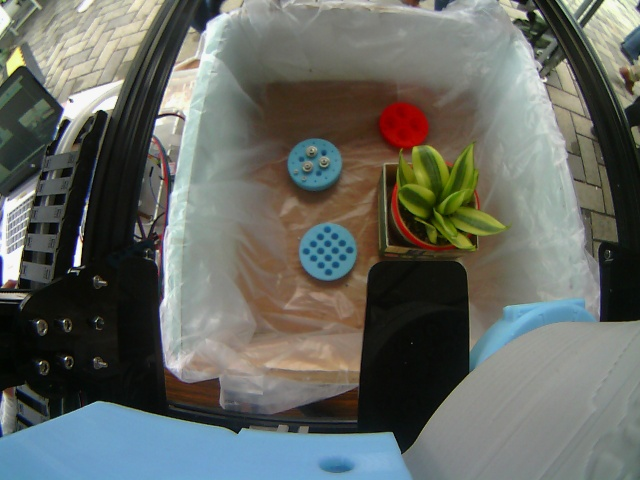
#> input picture FBTUG_Commander/Data/20171104042752_0_6180_10716.jpg, 640 x 480 px
$ python -i libFarm.py   (imports and definitions only)   (older library calls are emulated)
#> lines starting #> are read from the running program, lines starting #| are printed output that depends on the picture; after the words box and inside, x2 and y2 are one past the last pixel; in counts of white or black regions, pixels touching at a corner belong together
#> further down, picture is the input picture: shape (480, 640, 3); mean B, G, R 98.8, 104.6, 101
import cv2
import numpy as np
import imutils

class SPROUT:
    def __init__(self, reSize=(1000,563), vThresh1=210, vThresh2=120, vErode=2, vDilate=4, debug=False):
        self.resize = reSize
        self.thresh1 = vThresh1
        self.thresh2 = vThresh2
        self.erode = vErode
        self.dilate = vDilate
        self.indexNum = 0
        self.debug = debug
        self.tft = True
        self.lcd = True

    def countSprout(self, image, minSize=25, maxSize=450):
#> called with minSize = 25, maxSize = 450
        self.indexNum += 1
        numSprouts = 0

        image = cv2.resize(image, self.resize, interpolation = cv2.INTER_AREA)
        if(self.debug==True and self.indexNum==2):
            cv2.imshow("Original #" + str(self.indexNum) , image)
            cv2.imwrite("original.png", image)

        gray1 = cv2.cvtColor(image, cv2.COLOR_BGR2GRAY)
        (T, gray1) = cv2.threshold(gray1, self.thresh1, 255, cv2.THRESH_BINARY)
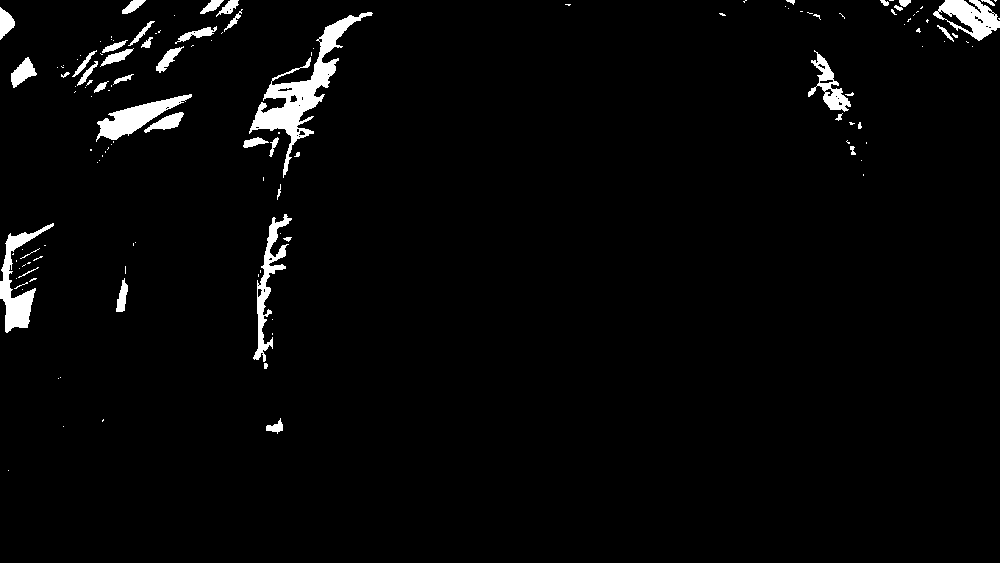
#> gray1: shape (563, 1000); 2.7% white; 134 white regions (91 under 20 px), largest, box (x1, y1, x2, y2) and area: (249, 12, 373, 178) 3812, (0, 223, 54, 333) 1701, (96, 94, 192, 142) 1589
#> T = 210
        gray1 = cv2.erode(gray1, None, iterations=self.erode)
#> gray1: shape (563, 1000); 1% white; 54 white regions (30 under 20 px), largest, box (x1, y1, x2, y2) and area: (255, 61, 334, 140) 1509, (102, 99, 179, 138) 974, (0, 235, 32, 329) 924
        gray1 = cv2.dilate(gray1, None, iterations=self.dilate)
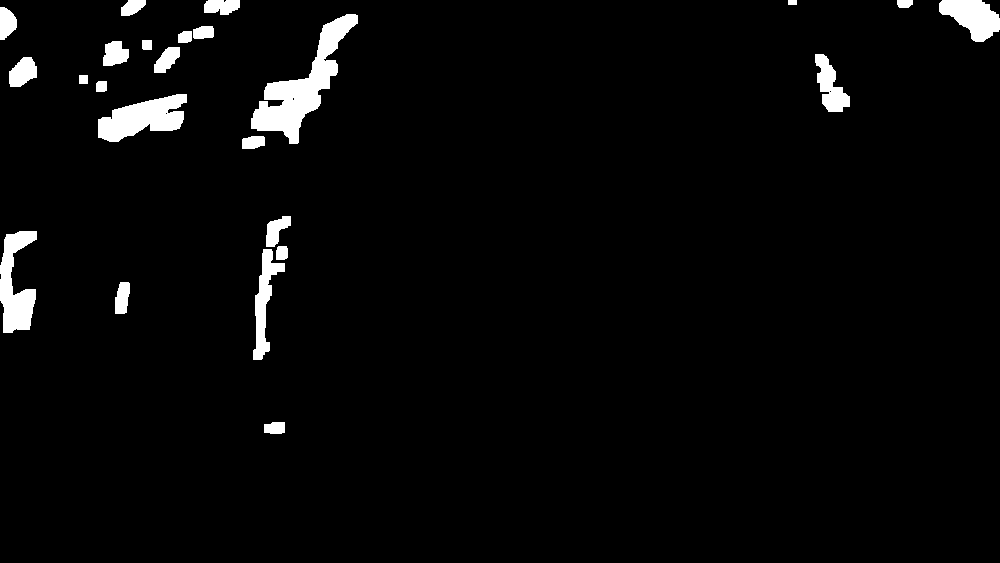
#> gray1: shape (563, 1000); 3.2% white; 24 white regions, largest, box (x1, y1, x2, y2) and area: (251, 14, 358, 144) 4359, (98, 94, 187, 142) 2538, (0, 231, 37, 333) 2212

        lab = cv2.cvtColor(image, cv2.COLOR_BGR2LAB)
#> lab: shape (563, 1000, 3); mean of channels 0, 1, 2 109.2, 126.5, 131.2
        (L, A, gray2) = cv2.split(lab)
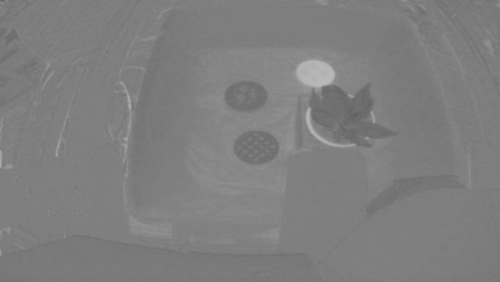
#> A: shape (563, 1000) (shown at 1/2 size); min 93, max 187, mean 126.5
        (T, gray2) = cv2.threshold(gray2, self.thresh2, 255, cv2.THRESH_BINARY)
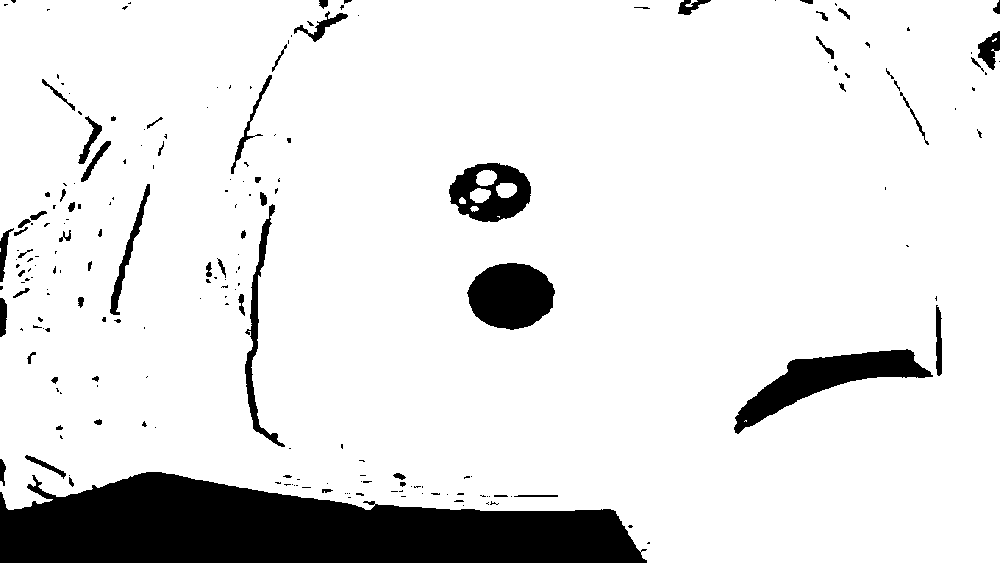
#> gray2: shape (563, 1000); 88.9% white; 210 black regions (145 under 20 px), largest, box (x1, y1, x2, y2) and area: (0, 472, 647, 563) 40850, (734, 349, 933, 434) 5535, (467, 263, 555, 330) 4469
#> T = 120
        gray2 = cv2.erode(gray2, None, iterations=self.erode)
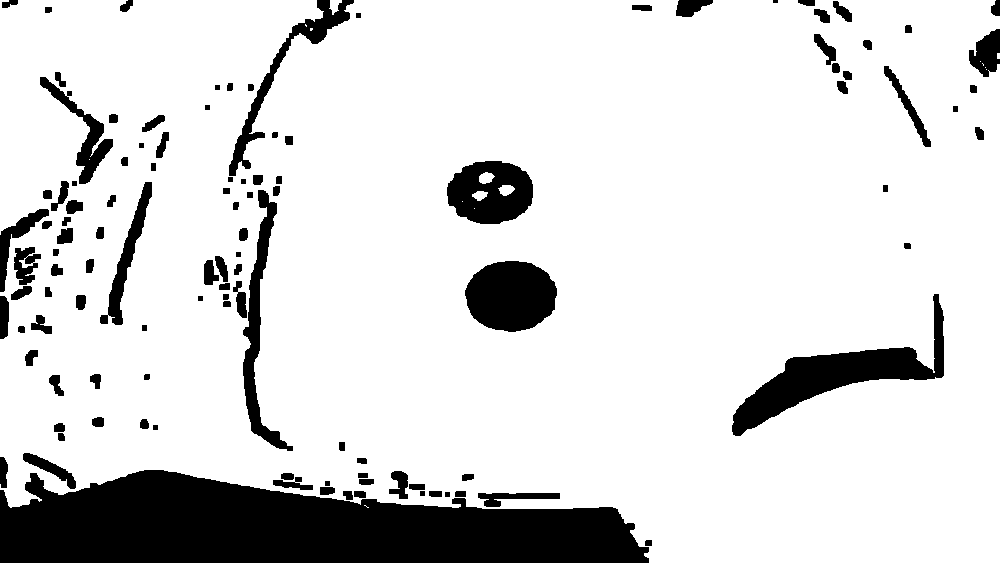
#> gray2: shape (563, 1000); 85.3% white; 114 black regions (1 under 20 px), largest, box (x1, y1, x2, y2) and area: (0, 470, 649, 563) 42953, (732, 294, 944, 436) 7465, (465, 261, 557, 332) 5105
        gray2 = cv2.dilate(gray2, None, iterations=self.dilate)
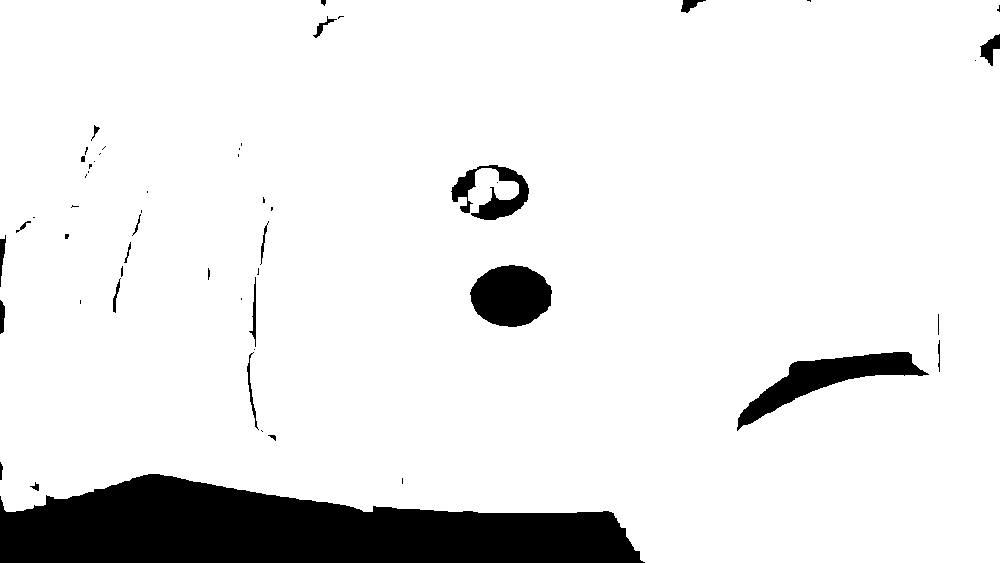
#> gray2: shape (563, 1000); 90.9% white; 54 black regions (30 under 20 px), largest, box (x1, y1, x2, y2) and area: (0, 474, 645, 563) 39079, (737, 352, 929, 431) 4430, (470, 265, 552, 327) 3867

        gray = cv2.bitwise_or(gray1, gray2)
#> gray: shape (563, 1000); 90.9% white; 56 black regions (32 under 20 px)

        if(self.debug==True and self.indexNum==2):
            cv2.imshow("GRAY1", gray1)
            cv2.imshow("GRAY2", gray2)
            cv2.imshow("Final GRAY", gray)

        (_, cnts, _) = cv2.findContours(gray, cv2.RETR_LIST, cv2.CHAIN_APPROX_SIMPLE)
#> cnts = 61 contours, 39 with area under 20; largest, box (x1, y1, x2, y2) and area: (0, 0, 1000, 563) 521575, (736, 351, 930, 432) 4640, (469, 264, 553, 328) 3970, (450, 164, 530, 221) 2032, (246, 352, 259, 430) 244
        for (i, c) in enumerate(cnts):
            area = cv2.contourArea(c)
            (x, y, w, h) = cv2.boundingRect(c)
            hull = cv2.convexHull(c)
            hullArea = cv2.contourArea(hull)
            solidity = (area / float(hullArea)) if (hullArea>0) else 0

            if(self.debug==True and self.indexNum==2):
                print ("area:{} , hullArea:{}, solidity:{}".format(area,hullArea,solidity))

            if((area>=minSize and area<=maxSize)):
            #if((solidity>=0.5 and solidity<=1)):
                numSprouts += 1
                ((x, y), radius) = cv2.minEnclosingCircle(c)
                cv2.drawContours(image, [c], -1, (0, 255, 0), 2)
#> this loop made 61 passes
#> (area, w, h, hullArea, solidity, radius) on passes 1, 3, 7, 9, 10, 13, 15, 17: (52, 11, 11, 62, 0.839, 5.6), (34, 10, 8, 37, 0.919, 5.15), (243.5, 13, 78, 505, 0.482, 38.62), (78, 4, 34, 90.5, 0.862, 16.5), (42, 3, 23, 42, 1, 11), (95, 9, 35, 137, 0.693, 17.26), (221, 9, 72, 353, 0.626, 35.5), (31, 4, 14, 32.5, 0.954, 6.5)
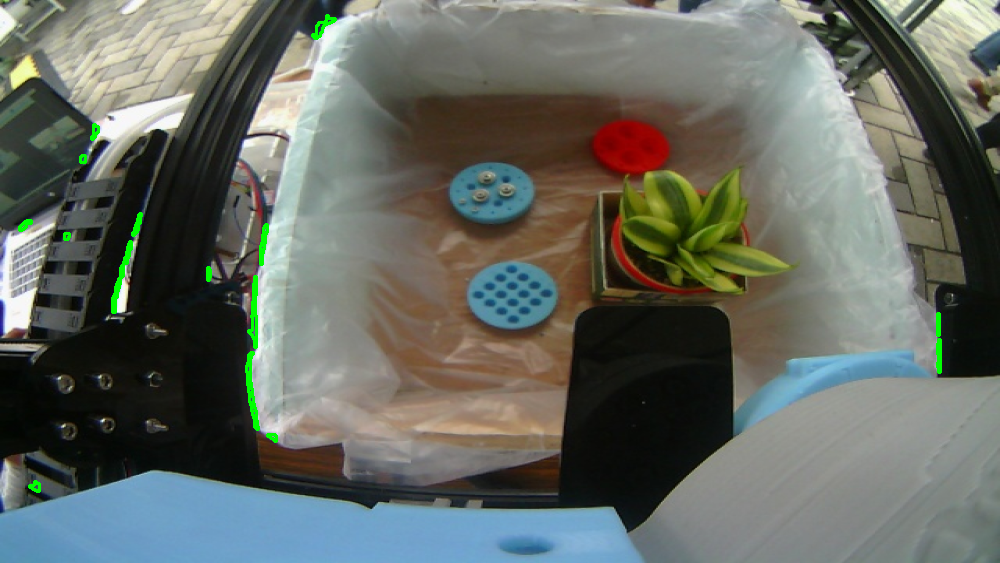
#> image: shape (563, 1000, 3); mean of channels 0, 1, 2 98.1, 105.4, 100.5; drawn as B, G, R
#> after the loop, numSprouts = 17

        #if((self.debug==True or self.tft==True or self.lcd==True) and self.indexNum==2):
        if(self.indexNum==2):
            font = cv2.FONT_HERSHEY_COMPLEX_SMALL
            cv2.putText(image, "Sprout count: " + str(numSprouts), (image.shape[1]-500, 40), font, 2, (255, 1, 126), 3)
            # [6 lines of commented-out code are left out]

        return image

class PLANTSAREA:
    # [35 lines left out: functions __init__, extractPlantsArea, countPlantsArea, not called in this run]

>>> import cv2
>>> picture = cv2.imread('../../../FBTUG_Commander/Data/20171104042752_0_6180_10716.jpg')
>>> result = SPROUT().countSprout(picture)

$ run again, on FBTUG_Commander/Data/20171104042808_0_2277_0.jpg
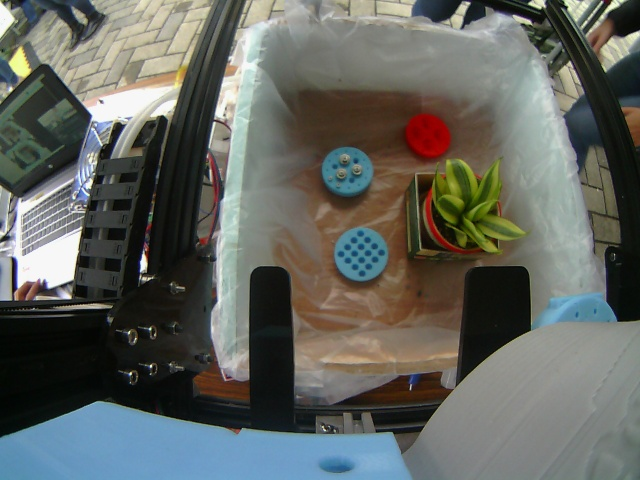
#> input picture FBTUG_Commander/Data/20171104042808_0_2277_0.jpg, 640 x 480 px
#> picture is the input picture: shape (480, 640, 3); mean B, G, R 95.5, 100.9, 98
#> in countSprout, `(T, gray1) = cv2.threshold(gray1, self.thresh1, 255, cv2.THRESH_BINARY)`:
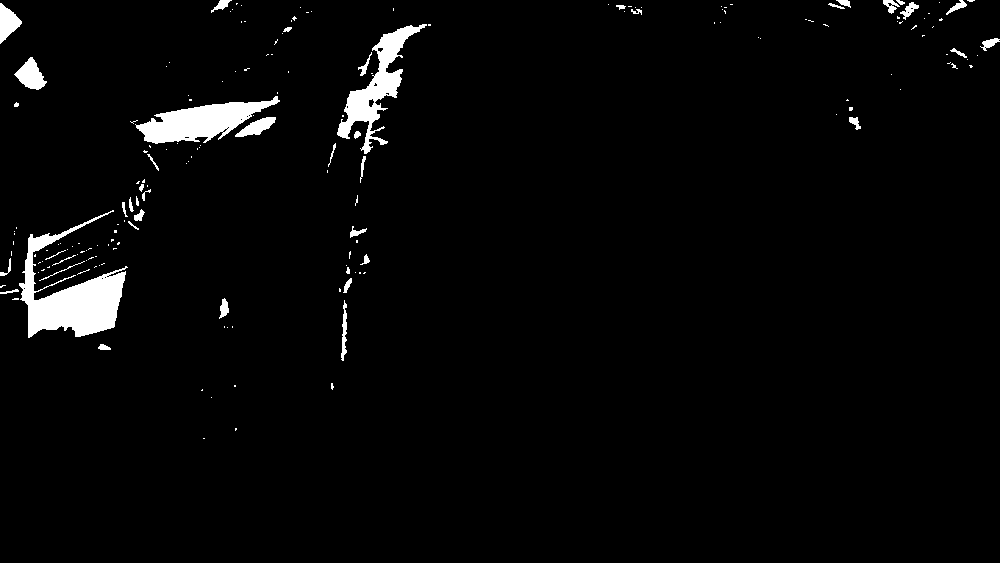
#> gray1: shape (563, 1000); 2.8% white; 182 white regions (139 under 20 px), largest, box (x1, y1, x2, y2) and area: (19, 210, 128, 338) 5273, (135, 96, 280, 144) 3288, (337, 24, 427, 154) 3015
#> in countSprout, `(T, gray1) = cv2.threshold(gray1, self.thresh1, 255, cv2.THRESH_BINARY)`: T = 210
#> lab: shape (563, 1000, 3); mean of channels 0, 1, 2 105.4, 126.8, 131.1
#> in countSprout, `(T, gray2) = cv2.threshold(gray2, self.thresh2, 255, cv2.THRESH_BINARY)`: T = 120
#> gray: shape (563, 1000); 90.9% white; 45 black regions (20 under 20 px)
#> cnts = 40 contours, 21 with area under 20; largest, box (x1, y1, x2, y2) and area: (0, 0, 1000, 563) 520784, (524, 269, 602, 329) 3466, (837, 337, 965, 382) 2972, (504, 174, 580, 228) 1904, (112, 133, 172, 238) 1814
#> the loop in countSprout, `for (i, c) in enumerate(cnts):` made 40 passes
#> (area, w, h, hullArea, solidity, radius) on passes 1, 2, 3, 5, 7, 8, 16, 18: (111.5, 16, 11, 116, 0.961, 8.28), (34, 4, 18, 40, 0.85, 8.51), (41.5, 13, 10, 52.5, 0.79, 6.95), (33, 6, 10, 34, 0.971, 4.74), (42, 5, 15, 45, 0.933, 7), (112, 5, 35, 124, 0.903, 17.01), (189, 12, 27, 211, 0.896, 13.37), (52.5, 5, 21, 63, 0.833, 10.01)
#> after the loop in countSprout, `for (i, c) in enumerate(cnts):`:
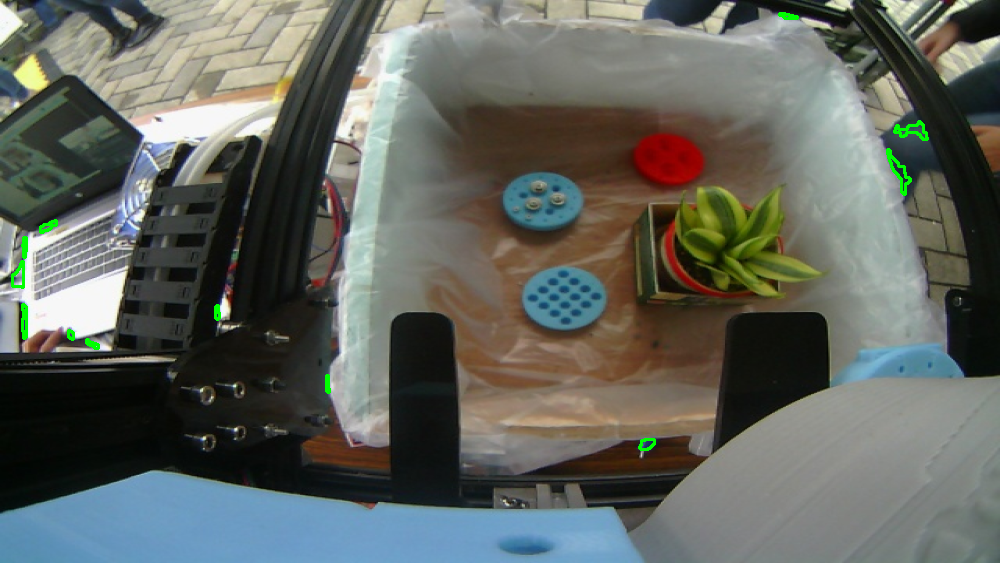
#> image: shape (563, 1000, 3); mean of channels 0, 1, 2 94.9, 101.4, 97.6; drawn as B, G, R
#> after the loop in countSprout, `for (i, c) in enumerate(cnts):`: numSprouts = 12

$ run again, on FBTUG_Commander/Data/20171104042814_0_8200_1309.jpg
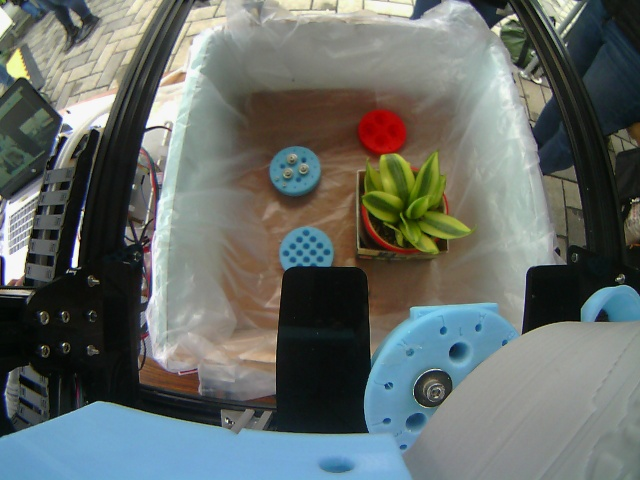
#> input picture FBTUG_Commander/Data/20171104042814_0_8200_1309.jpg, 640 x 480 px
#> picture is the input picture: shape (480, 640, 3); mean B, G, R 104.4, 108, 101.6
#> in countSprout, `(T, gray1) = cv2.threshold(gray1, self.thresh1, 255, cv2.THRESH_BINARY)`:
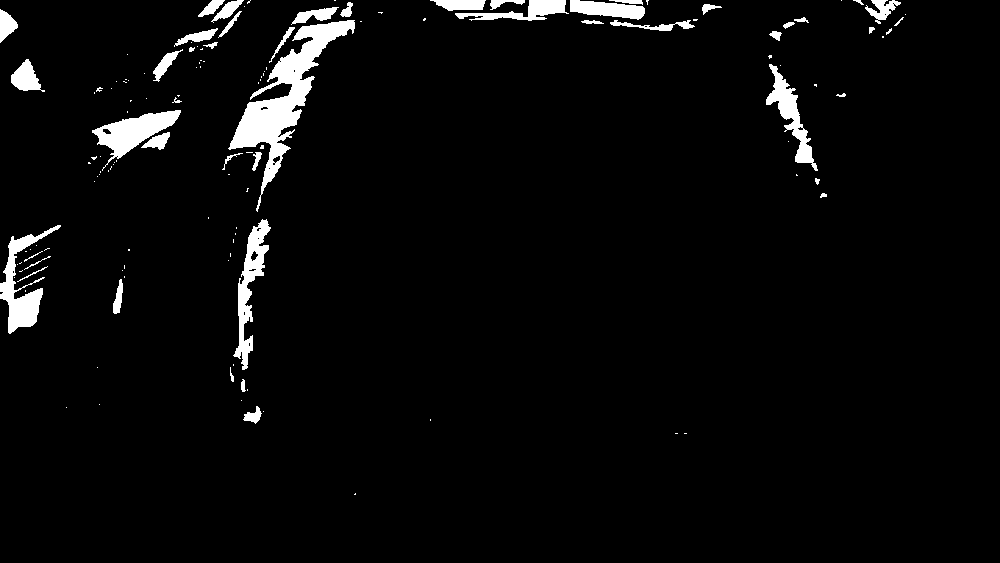
#> gray1: shape (563, 1000); 3.7% white; 136 white regions (90 under 20 px), largest, box (x1, y1, x2, y2) and area: (228, 20, 355, 212) 5646, (0, 225, 61, 334) 1998, (92, 110, 181, 171) 1967
#> in countSprout, `(T, gray1) = cv2.threshold(gray1, self.thresh1, 255, cv2.THRESH_BINARY)`: T = 210
#> lab: shape (563, 1000, 3); mean of channels 0, 1, 2 112.1, 126, 129.7
#> in countSprout, `(T, gray2) = cv2.threshold(gray2, self.thresh2, 255, cv2.THRESH_BINARY)`: T = 120
#> gray: shape (563, 1000); 87.3% white; 93 black regions (61 under 20 px)
#> cnts = 105 contours, 67 with area under 20; largest, box (x1, y1, x2, y2) and area: (0, 0, 1000, 563) 494789, (422, 173, 498, 228) 2968, (439, 268, 518, 316) 2872, (438, 178, 485, 220) 1086, (842, 158, 885, 200) 656
#> the loop in countSprout, `for (i, c) in enumerate(cnts):` made 105 passes
#> (c, area, w, h, hull, hullArea) on pass 22: ([[0, 305], [0, 319], [4, 319], [4, 305]], 56, 5, 15, [[4, 305], [4, 319], [0, 319], [0, 305]], 56)
#> after the loop in countSprout, `for (i, c) in enumerate(cnts):`:
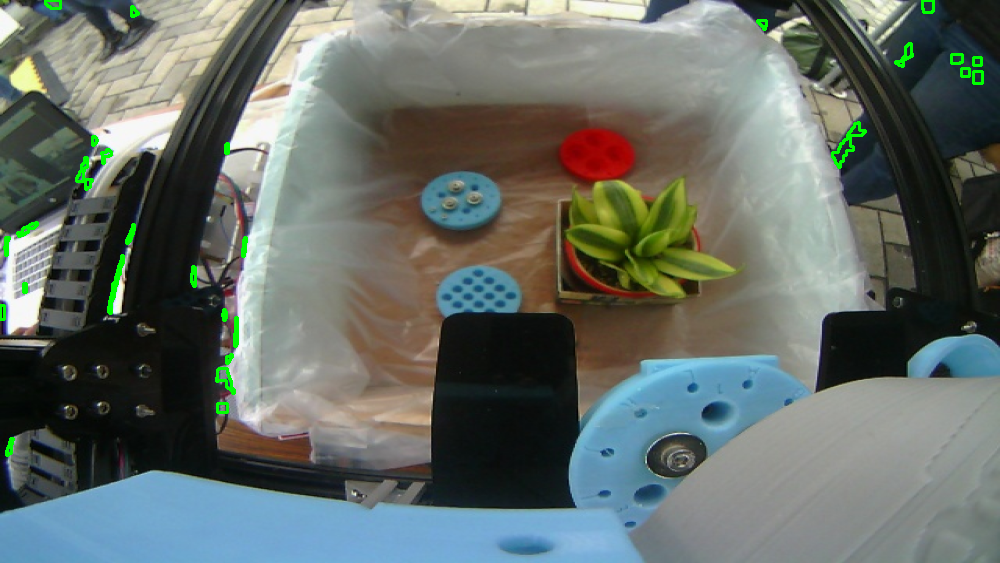
#> image: shape (563, 1000, 3); mean of channels 0, 1, 2 103.6, 109.2, 101; drawn as B, G, R
#> after the loop in countSprout, `for (i, c) in enumerate(cnts):`: numSprouts = 30
